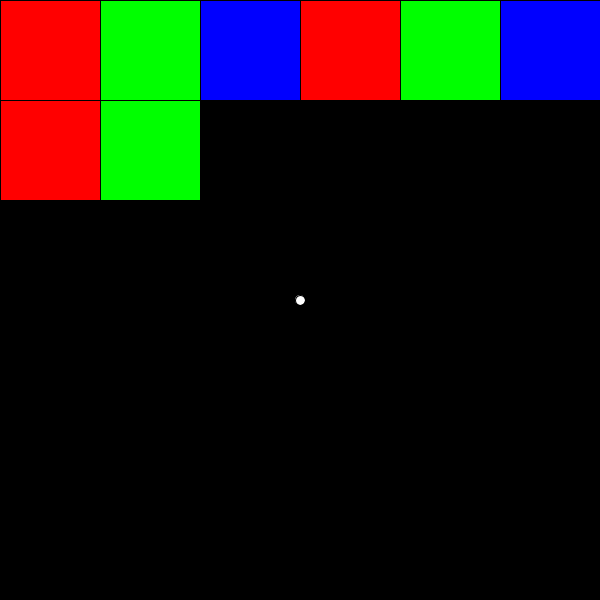
Frame 1 (no input)
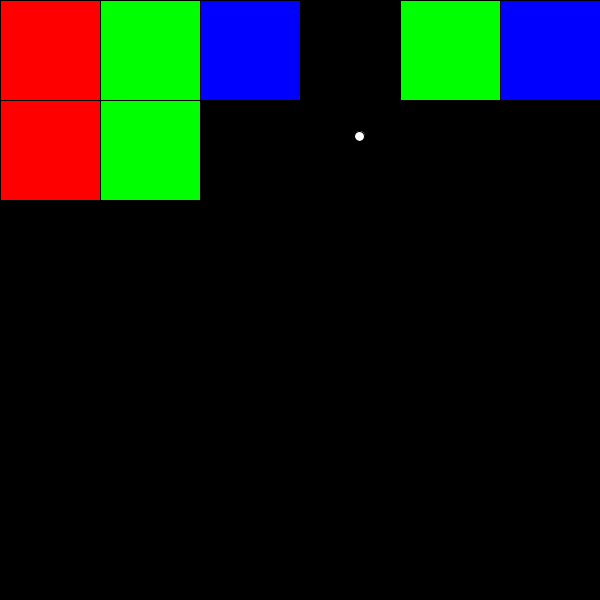
Frame 60 (the mouse pressed at the canvas centre just before this capture)
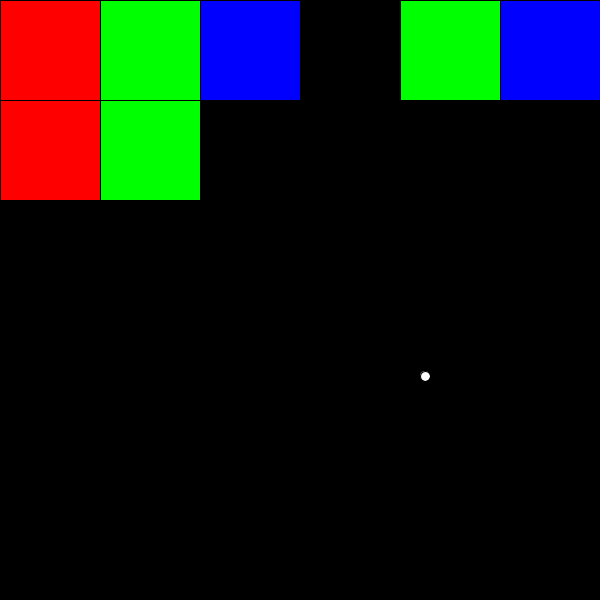
Frame 120 (the mouse held since frame 60 and released just before this capture)

The Processing sketch that drew these frames (run headless with seeded random() and noise(); from frame 60 on, the mouse is pressed at the canvas centre):

// Processing sketch: Group_Project
// ── Group_Project.pde
// Breakout!

float ballXPos = 300;
float ballYPos = 300;
float ballYSpeed = 4;
float ballXSpeed = 1;


boolean Rect1Show = true;
boolean Rect2Show = true;
boolean Rect3Show = true;
boolean Rect4Show = true;
boolean Rect5Show = true;
boolean Rect6Show = true;
boolean Rect7Show = true;
boolean Rect8Show = true;

int RectSizeX = 100;
int RectSizeY = 100;

int Rect1X = 0;
int Rect1Y = 0;
int Rect2X = 100;
int Rect2Y = 0;
int Rect3X = 200;
int Rect3Y = 0;
int Rect4X = 300;
int Rect4Y = 0;
int Rect5X = 400;
int Rect5Y = 0;
int Rect6X = 500;
int Rect6Y = 0;
int Rect7X = 0;
int Rect7Y = 100;
int Rect8X = 100;
int Rect8Y = 100;

void setup()
{
  size(600,600);
  
}

void draw()
{
  background(0);
  fill(255);
  
  ellipse(ballXPos, ballYPos, 10, 10);
  
  ballYPos = ballYPos - ballYSpeed;
  ballXPos = ballXPos + ballXSpeed;
  
  if (Rect1Show == true)
  {
    fill(255,0,0);
    rect(Rect1X,Rect1Y,RectSizeX,RectSizeY);
  
    if ((ballXPos >= Rect1X && ballXPos <= Rect1X + RectSizeX*0.1) && (ballYPos >= Rect1Y && ballYPos <= Rect1Y + RectSizeY))
    {
      Rect1Show = false;
      ballHitsX();
    }
    else if ((ballXPos >= Rect1X + RectSizeX*0.9 && ballXPos <= Rect1X + RectSizeX) && (ballYPos >= Rect1Y && ballYPos <= Rect1Y + RectSizeY))
    {
      Rect1Show = false;
      ballHitsX();
    }
    else if ((ballXPos >= Rect1X && ballXPos <= Rect1X + RectSizeX) && (ballYPos >= Rect1Y && ballYPos <= Rect1Y + RectSizeY*0.1))
    {
      Rect1Show = false;
      ballHitsY();
    }
    else if ((ballXPos >= Rect1X && ballXPos <= Rect1X + RectSizeX) && (ballYPos >= Rect1Y + RectSizeY*0.9 && ballYPos <= Rect1Y + RectSizeY))
    {
      Rect1Show = false;
      ballHitsY();
    }
  }
  
  if (Rect2Show == true)
  {
    fill(0,255,0);
    rect(Rect2X,Rect2Y,RectSizeX,RectSizeY);
  
    if ((ballXPos >= Rect2X && ballXPos <= Rect2X + RectSizeX*0.1) && (ballYPos >= Rect2Y && ballYPos <= Rect2Y + RectSizeY))
    {
      Rect2Show = false;
      ballHitsX();
    }
    else if ((ballXPos >= Rect2X + RectSizeX*0.9 && ballXPos <= Rect2X + RectSizeX) && (ballYPos >= Rect2Y && ballYPos <= Rect2Y + RectSizeY))
    {
      Rect2Show = false;
      ballHitsX();
    }
    else if ((ballXPos >= Rect2X && ballXPos <= Rect2X + RectSizeX) && (ballYPos >= Rect2Y && ballYPos <= Rect2Y + RectSizeY*0.1))
    {
      Rect2Show = false;
      ballHitsY();
    }
    else if ((ballXPos >= Rect2X && ballXPos <= Rect2X + RectSizeX) && (ballYPos >= Rect2Y + RectSizeY*0.9 && ballYPos <= Rect2Y + RectSizeY))
    {
      Rect2Show = false;
      ballHitsY();
    }
  }
  
  if (Rect3Show == true)
  {
    fill(0,0,255);
    rect(Rect3X,Rect3Y,RectSizeX,RectSizeY);
  
    if ((ballXPos >= Rect3X && ballXPos <= Rect3X + RectSizeX*0.1) && (ballYPos >= Rect3Y && ballYPos <= Rect3Y + RectSizeY))
    {
      Rect3Show = false;
      ballHitsX();
    }
    else if ((ballXPos >= Rect3X + RectSizeX*0.9 && ballXPos <= Rect3X + RectSizeX) && (ballYPos >= Rect3Y && ballYPos <= Rect3Y + RectSizeY))
    {
      Rect3Show = false;
      ballHitsX();
    }
    else if ((ballXPos >= Rect3X && ballXPos <= Rect3X + RectSizeX) && (ballYPos >= Rect3Y && ballYPos <= Rect3Y + RectSizeY*0.1))
    {
      Rect3Show = false;
      ballHitsY();
    }
    else if ((ballXPos >= Rect3X && ballXPos <= Rect3X + RectSizeX) && (ballYPos >= Rect3Y + RectSizeY*0.9 && ballYPos <= Rect3Y + RectSizeY))
    {
      Rect3Show = false;
      ballHitsY();
    }
  }
  
  if (Rect4Show == true)
  {
    fill(255,0,0);
    rect(Rect4X,Rect4Y,RectSizeX,RectSizeY);
  
    if ((ballXPos >= Rect4X && ballXPos <= Rect4X + RectSizeX*0.1) && (ballYPos >= Rect4Y && ballYPos <= Rect4Y + RectSizeY))
    {
      Rect4Show = false;
      ballHitsX();
    }
    else if ((ballXPos >= Rect4X + RectSizeX*0.9 && ballXPos <= Rect4X + RectSizeX) && (ballYPos >= Rect4Y && ballYPos <= Rect4Y + RectSizeY))
    {
      Rect4Show = false;
      ballHitsX();
    }
    else if ((ballXPos >= Rect4X && ballXPos <= Rect4X + RectSizeX) && (ballYPos >= Rect4Y && ballYPos <= Rect4Y + RectSizeY*0.1))
    {
      Rect4Show = false;
      ballHitsY();
    }
    else if ((ballXPos >= Rect4X && ballXPos <= Rect4X + RectSizeX) && (ballYPos >= Rect4Y + RectSizeY*0.9 && ballYPos <= Rect4Y + RectSizeY))
    {
      Rect4Show = false;
      ballHitsY();
    }
  }
  
  if (Rect5Show == true)
  {
    fill(0,255,0);
    rect(Rect5X,Rect5Y,RectSizeX,RectSizeY);
  
    if ((ballXPos >= Rect5X && ballXPos <= Rect5X + RectSizeX*0.1) && (ballYPos >= Rect5Y && ballYPos <= Rect5Y + RectSizeY))
    {
      Rect5Show = false;
      ballHitsX();
    }
    else if ((ballXPos >= Rect5X + RectSizeX*0.9 && ballXPos <= Rect5X + RectSizeX) && (ballYPos >= Rect5Y && ballYPos <= Rect5Y + RectSizeY))
    {
      Rect5Show = false;
      ballHitsX();
    }
    else if ((ballXPos >= Rect5X && ballXPos <= Rect5X + RectSizeX) && (ballYPos >= Rect5Y && ballYPos <= Rect5Y + RectSizeY*0.1))
    {
      Rect5Show = false;
      ballHitsY();
    }
    else if ((ballXPos >= Rect5X && ballXPos <= Rect5X + RectSizeX) && (ballYPos >= Rect5Y + RectSizeY*0.9 && ballYPos <= Rect5Y + RectSizeY))
    {
      Rect5Show = false;
      ballHitsY();
    }
  }
  
  if (Rect6Show == true)
  {
    fill(0,0,255);
    rect(Rect6X,Rect6Y,RectSizeX,RectSizeY);
  
    if ((ballXPos >= Rect6X && ballXPos <= Rect6X + RectSizeX*0.1) && (ballYPos >= Rect6Y && ballYPos <= Rect6Y + RectSizeY))
    {
      Rect6Show = false;
      ballHitsX();
    }
    else if ((ballXPos >= Rect6X + RectSizeX*0.9 && ballXPos <= Rect6X + RectSizeX) && (ballYPos >= Rect6Y && ballYPos <= Rect6Y + RectSizeY))
    {
      Rect6Show = false;
      ballHitsX();
    }
    else if ((ballXPos >= Rect6X && ballXPos <= Rect6X + RectSizeX) && (ballYPos >= Rect6Y && ballYPos <= Rect6Y + RectSizeY*0.1))
    {
      Rect6Show = false;
      ballHitsY();
    }
    else if ((ballXPos >= Rect6X && ballXPos <= Rect6X + RectSizeX) && (ballYPos >= Rect6Y + RectSizeY*0.9 && ballYPos <= Rect6Y + RectSizeY))
    {
      Rect6Show = false;
      ballHitsY();
    }
  }
  
  if (Rect7Show == true)
  {
    fill(255,0,0);
    rect(Rect7X,Rect7Y,RectSizeX,RectSizeY);
  
    if ((ballXPos >= Rect7X && ballXPos <= Rect7X + RectSizeX*0.1) && (ballYPos >= Rect7Y && ballYPos <= Rect7Y + RectSizeY))
    {
      Rect7Show = false;
      ballHitsX();
    }
    else if ((ballXPos >= Rect7X + RectSizeX*0.9 && ballXPos <= Rect7X + RectSizeX) && (ballYPos >= Rect7Y && ballYPos <= Rect7Y + RectSizeY))
    {
      Rect7Show = false;
      ballHitsX();
    }
    else if ((ballXPos >= Rect7X && ballXPos <= Rect7X + RectSizeX) && (ballYPos >= Rect7Y && ballYPos <= Rect7Y + RectSizeY*0.1))
    {
      Rect7Show = false;
      ballHitsY();
    }
    else if ((ballXPos >= Rect7X && ballXPos <= Rect7X + RectSizeX) && (ballYPos >= Rect7Y + RectSizeY*0.9 && ballYPos <= Rect7Y + RectSizeY))
    {
      Rect7Show = false;
      ballHitsY();
    }
  }
  
  if (Rect8Show == true)
  {
    fill(0,255,0);
    rect(Rect8X,Rect8Y,RectSizeX,RectSizeY);
  
    if ((ballXPos >= Rect8X && ballXPos <= Rect8X + RectSizeX*0.1) && (ballYPos >= Rect8Y && ballYPos <= Rect8Y + RectSizeY))
    {
      Rect8Show = false;
      ballHitsX();
    }
    else if ((ballXPos >= Rect8X + RectSizeX*0.9 && ballXPos <= Rect8X + RectSizeX) && (ballYPos >= Rect8Y && ballYPos <= Rect8Y + RectSizeY))
    {
      Rect8Show = false;
      ballHitsX();
    }
    else if ((ballXPos >= Rect8X && ballXPos <= Rect8X + RectSizeX) && (ballYPos >= Rect8Y && ballYPos <= Rect8Y + RectSizeY*0.1))
    {
      Rect8Show = false;
      ballHitsY();
    }
    else if ((ballXPos >= Rect8X && ballXPos <= Rect8X + RectSizeX) && (ballYPos >= Rect8Y + RectSizeY*0.9 && ballYPos <= Rect8Y + RectSizeY))
    {
      Rect8Show = false;
      ballHitsY();
    }
  }

  if (ballXPos <= 0 || ballXPos >= width)
  {
    ballHitsX();
  }
  if (ballYPos <= 0 || ballYPos >= height)
  {
    ballHitsY();
  }
   
}

void ballHitsX()
{
  ballXSpeed = -ballXSpeed;
  ballYSpeed = ballYSpeed + random(-.3,.3);
  println("Ball has hit an X border! Here's the new speeds: ballXSpeed: " + ballXSpeed + " ballYSpeed: " + ballYSpeed);
  println("... and here's the coordinates of when it hit: " + ballXPos + " x " + ballYPos);
}

void ballHitsY()
{
  ballYSpeed = -ballYSpeed;
  ballXSpeed = ballXSpeed + random(-.3,.3);
  println("Ball has hit a Y border! Here's the new speeds: ballXSpeed: " + ballXSpeed + " ballYSpeed: " + ballYSpeed);
  println("... and here's the coordinates of when it hit: " + ballXPos + " x " + ballYPos);
}
